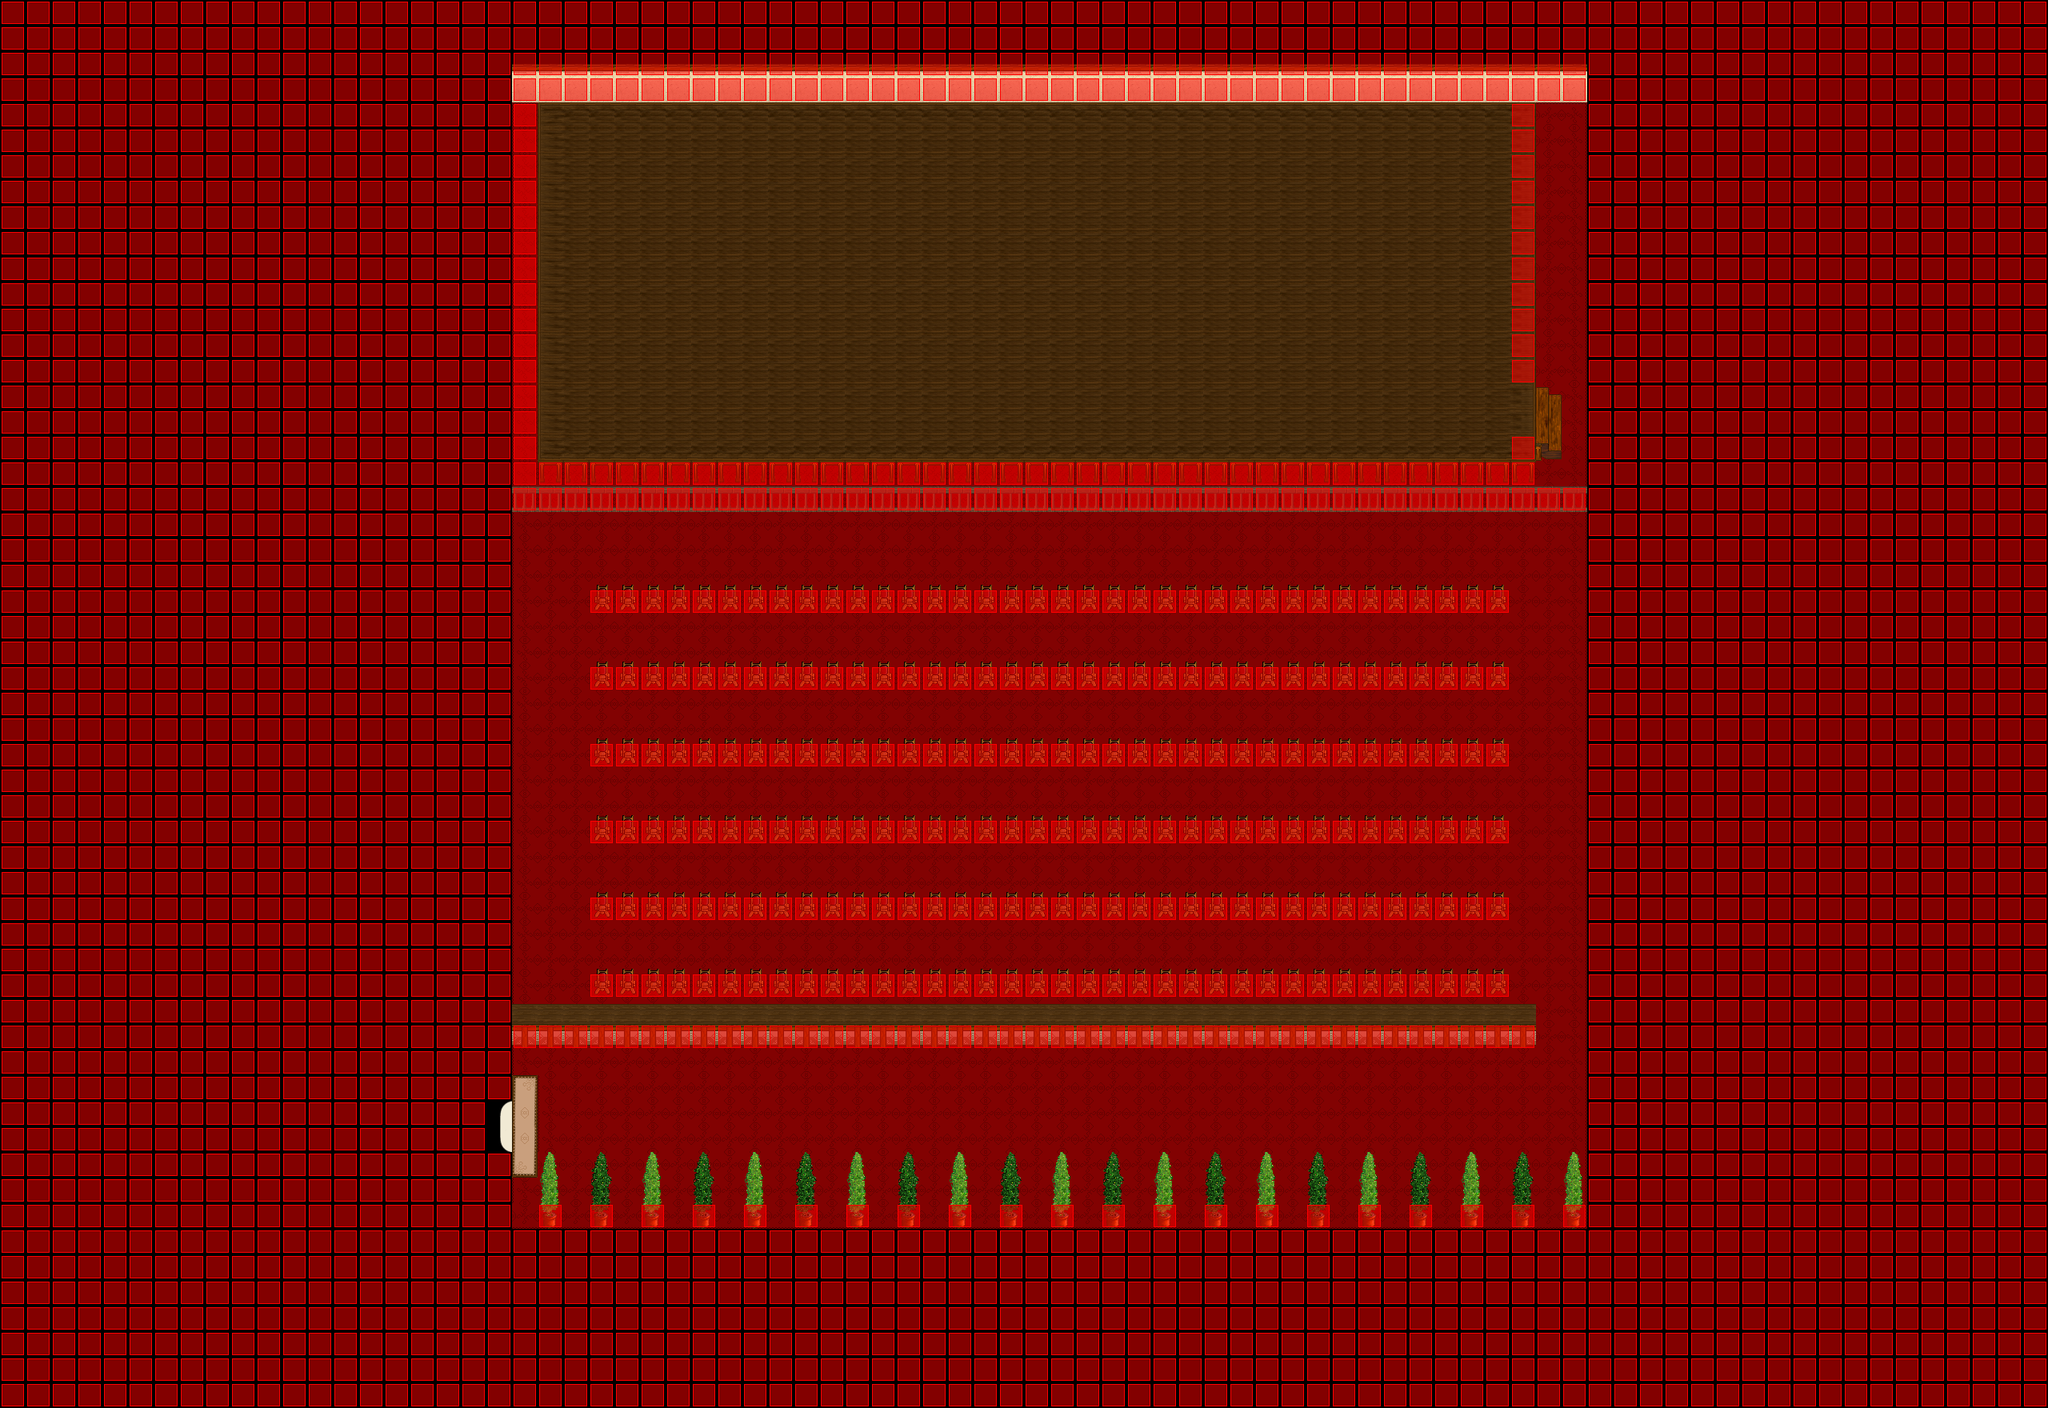

Below is a game level as drawn by its tile map, then a one-line description and the .tmx that defines it (tile-layer data replaced by summaries):
An orthogonal 80x55 tile map with 32x32 px tiles, 5 tile layers (Ground, Ground, Fringe, Over, ...), 8 tilesets and 2 objects (SCRIPT, WARP).

<map version="1.0" orientation="orthogonal" width="80" height="55" tilewidth="32" tileheight="32">
 <properties>
  <property name="music" value="inside2.ogg" />
 </properties>
 <tileset firstgid="1" name="collision1_32_32" tilewidth="32" tileheight="32">
  <image source="../graphics/tiles/collision1_32_32.png" width="1024" height="1024" />
 </tileset>
 <tileset firstgid="1025" name="indoor3_32_32" tilewidth="32" tileheight="32">
  <image source="../graphics/tiles/indoor3_32_32.png" width="1024" height="1024" />
 </tileset>
 <tileset firstgid="2049" name="indoor2_32_32" tilewidth="32" tileheight="32">
  <image source="../graphics/tiles/indoor2_32_32.png" width="1024" height="1024" />
 </tileset>
 <tileset firstgid="3073" name="indoor1_32_64" tilewidth="32" tileheight="64">
  <image source="../graphics/tiles/indoor1_32_64.png" width="1024" height="1024" />
 </tileset>
 <tileset firstgid="3585" name="indoor1_32_96" tilewidth="32" tileheight="96">
  <image source="../graphics/tiles/indoor1_32_96.png" width="1024" height="960" />
 </tileset>
 <tileset firstgid="3905" name="indoor2_32_64" tilewidth="32" tileheight="64">
  <image source="../graphics/tiles/indoor2_32_64.png" width="1024" height="1024" />
 </tileset>
 <tileset firstgid="4417" name="indoor2_32_96" tilewidth="32" tileheight="96">
  <image source="../graphics/tiles/indoor2_32_96.png" width="1024" height="960" />
 </tileset>
 <tileset firstgid="4737" name="indoor2_32_64" tilewidth="32" tileheight="64">
  <image source="../graphics/tiles/indoor2_32_64.png" width="1024" height="1024" />
 </tileset>
 <layer name="Ground" width="80" height="55">
  <data>[4400 cells, 4400 non-empty, 16 distinct tile ids]</data>
 </layer>
 <layer name="Ground" width="80" height="55">
  <data>[4400 cells, 630 non-empty, 14 distinct tile ids]</data>
 </layer>
 <layer name="Fringe" width="80" height="55">
  <data>[4400 cells, 277 non-empty, 4 distinct tile ids]</data>
 </layer>
 <layer name="Over" width="80" height="55">
  <data>[4400 cells, 0 non-empty, 0 distinct tile ids]</data>
 </layer>
 <layer name="Collision" width="80" height="55">
  <data>[4400 cells, 2935 non-empty, 1 distinct tile ids]</data>
 </layer>
 <objectgroup name="Object" width="80" height="55">
  <object name="External Map Events" type="SCRIPT" x="0" y="0">
   <properties>
    <property name="FILENAME" value="scripts/maps/iw-umora-theater-p01-o00-o00.lua" />
   </properties>
  </object>
  <object name="Warp to middle" type="WARP" x="605" y="1377" width="33" height="63">
   <properties>
    <property name="DEST_MAP" value="iw-umora-theater-o00-o00-o00" />
    <property name="DEST_X" value="1350" />
    <property name="DEST_Y" value="1396" />
   </properties>
  </object>
 </objectgroup>
</map>
